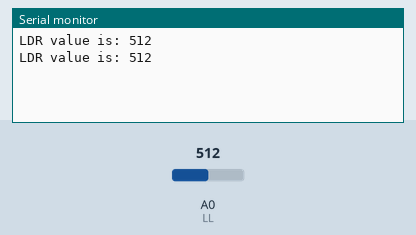
Recording of a sketch running on a simulated Arduino Uno, built with avr-gcc and run on an emulated ATmega328P. On the bench: the last lines printed to the serial monitor. The test bench sets the inputs (shaded band); at power-on: A0 (LL) = 512.

Above: at 1.8 s.
1.9 s: A0 (LL) set to 716
At 2.8 s:
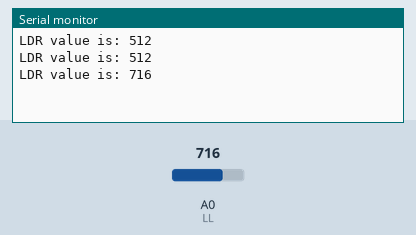
3.4 s: A0 (LL) set to 900
At 4.5 s:
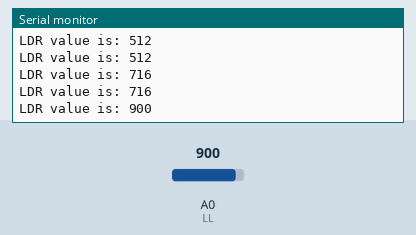
Timing chart, 0 to 6.4 s (numbered marks = the images above; inputs shaded):
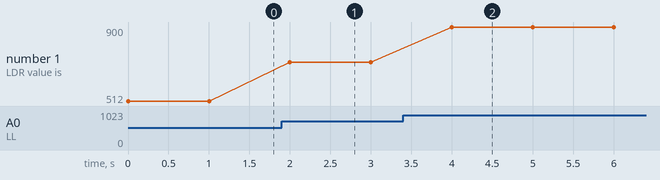

Measured:
- after the input at 1.9 s, the serial monitor: prints a new line after 0.10 s (image 1)
- after the input at 3.4 s, the serial monitor: prints a new line after 0.60 s (image 2)
- plotted number 1: 512 → 716 after the input at 1.9 s, 716 → 900 after the input at 3.4 s

The sketch:

S1.ino
```cpp
const int led = 1;
const int LL = A0;
int d = 0;

void setup() {
  pinMode(led, OUTPUT);
  Serial.begin(9600);
}

void loop() {
  d = analogRead(LL);
  Serial.print("LDR value is: ");
  Serial.println(d);
  delay(1000);

  if (d <= 300) {
    digitalWrite(led, HIGH);
  }
  else {
    digitalWrite(led, LOW);
  }
}
```
